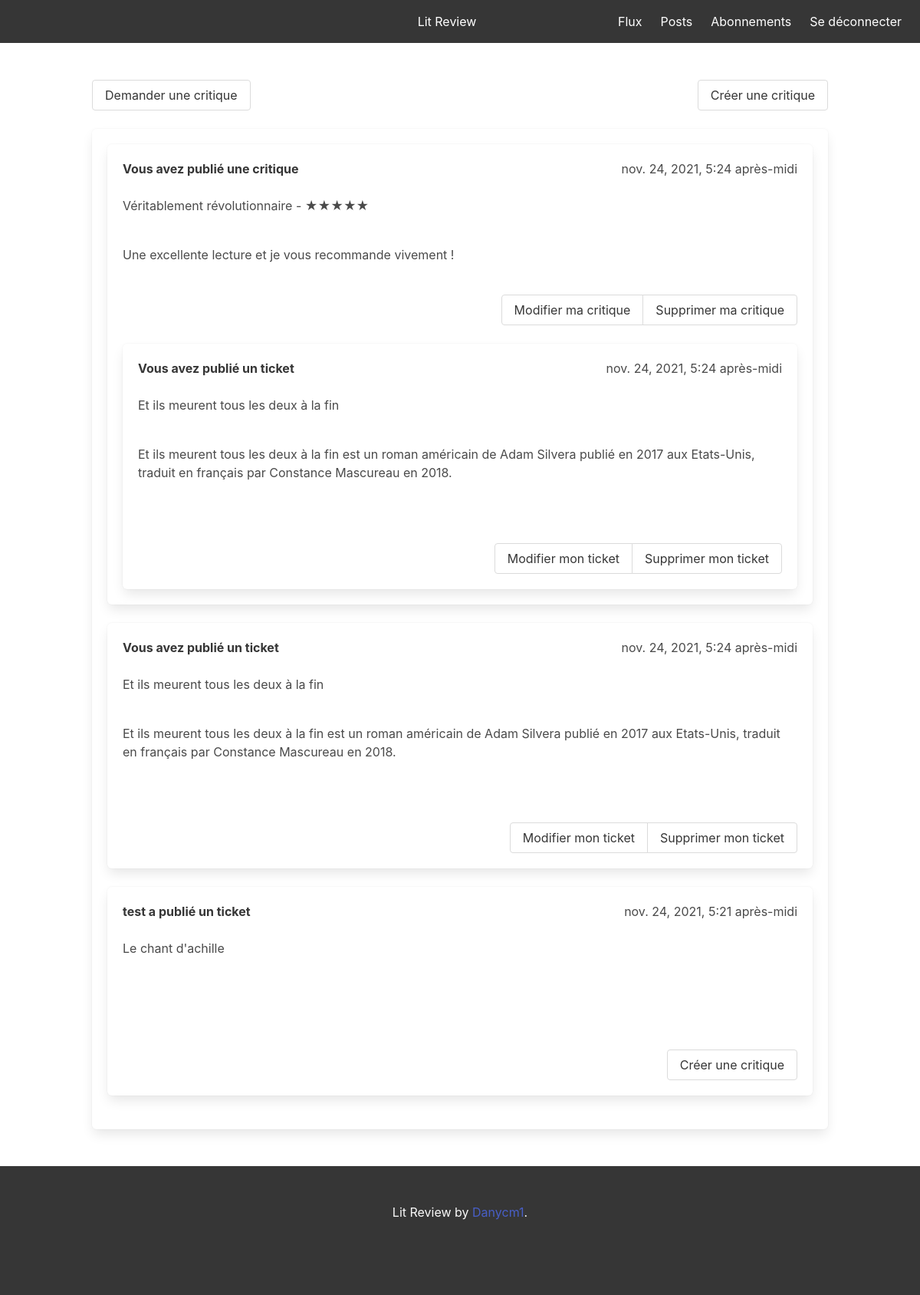
The page / (signed in) on the database as committed earlier.
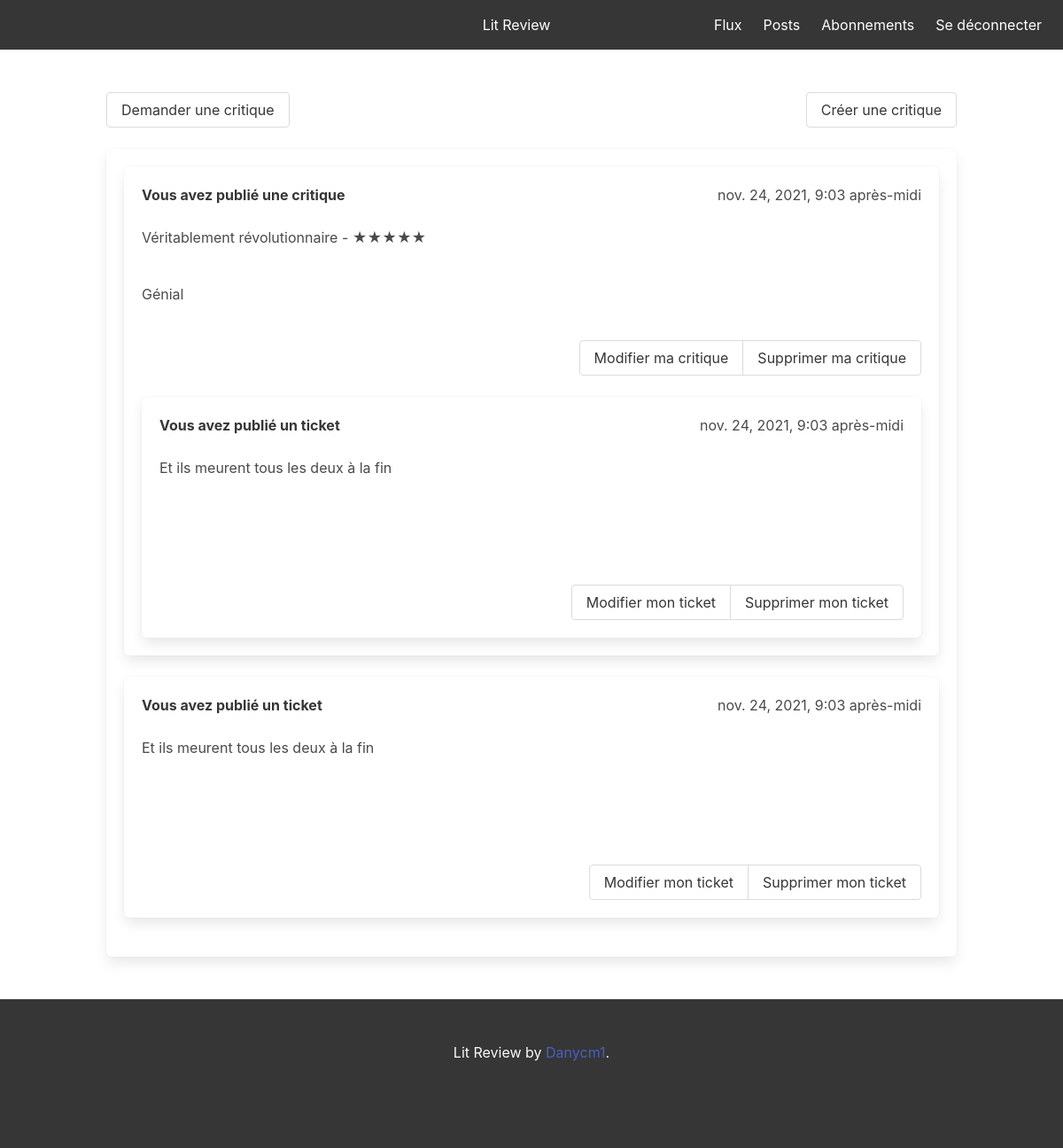
The same page on the database as committed later.
### flux/models.py (models this page shows)
class Review(models.Model):
    ticket = models.ForeignKey(to=Ticket, on_delete=models.CASCADE)
    rating = models.PositiveSmallIntegerField(validators=[MinValueValidator(0), MaxValueValidator(5)])
    user = models.ForeignKey(to=settings.AUTH_USER_MODEL, on_delete=models.CASCADE)
    headline = models.CharField(max_length=128)
    body = models.CharField(max_length=8192, blank=True)
    time_created = models.DateTimeField(auto_now_add=True)

class Ticket(models.Model):
    title = models.CharField(max_length=128)
    description = models.TextField(max_length=2048, blank=True)
    user = models.ForeignKey(to=settings.AUTH_USER_MODEL, on_delete=models.CASCADE)
    image = models.ImageField(null=True, blank=True)
    time_created = models.DateTimeField(auto_now_add=True)

### flux/views.py (the view)
# urls.py: path('', view_index, name='index'),
@login_required
def view_index(request):
    user_follow = User.objects.filter(followed_by__in=UserFollows.objects.filter(user=request.user))
    all_tickets = Ticket.objects.filter(Q(user__in=user_follow) | Q(user=request.user))
    all_tickets = all_tickets.annotate(content_type=Value('TICKET', CharField()))
    reviewed_tickets_ids = get_reviewed_tickets_id(request)
    all_reviewed_tickets = all_tickets.filter(id__in=reviewed_tickets_ids).annotate(
        state=Value('REVIEWED', CharField()))
    all_unreviewed_tickets = all_tickets.exclude(id__in=all_reviewed_tickets).annotate(
        state=Value('UNREVIEWED', CharField()))
    all_reviews = Review.objects.filter(Q(user__in=user_follow) | Q(user=request.user))
    all_reviews = all_reviews.annotate(content_type=Value('REVIEW', CharField()))
    ticket = sorted(chain(all_unreviewed_tickets, all_reviewed_tickets, all_reviews),
                    key=lambda instance: instance.time_created, reverse=True)
    return render(request, 'home.html', {'tickets': ticket})

### flux/views.py (called while the page is built)
def get_reviewed_tickets_id(request):
    all_reviews = Review.objects.all()
    return [review.ticket.id for review in all_reviews]

### flux/templates/home.html (shortened to what this page needs)
<!DOCTYPE html>
<html lang="en">
<head>
    <link rel="stylesheet" href="https://cdn.jsdelivr.net/npm/bulma@0.9.3/css/bulma.min.css">
</head>
<body>
<nav class="navbar is-dark is-transparent" role="navigation" aria-label="main navigation">
    <div class="navbar-brand">
        <a class="navbar-item">
        </a>
    </div>
    <div class="navbar-menu">
        <div class="navbar-start" style="flex-grow: 1; justify-content: center;">
            <h1 class="navbar-item" style="left: 150px;">Lit Review</h1>
        </div>
        <div class="navbar-end">
            <div class="navbar-item">
                <a class="navbar-item has-text-white" href="{% url 'flux:home' %}">
                    Flux
                </a>
                <a class="navbar-item has-text-white" href="{% url 'flux:posts' %}">
                    Posts
                </a>
                <a class="navbar-item has-text-white" href="{% url 'flux:subscription' %}">
                    Abonnements
                </a>
                <a class="navbar-item has-text-white" href="{% url 'accounts:logout' %}">
                    Se déconnecter
                </a>
            </div>
        </div>
    </div>
</nav>
<section class="section">
    <div class="container">
        <div class="columns is-vcentered">
            <div class="column is-centered">
                {% block ticket %}
                    <div class="buttons" style="justify-content: space-between;">
                        <a class="button" href="{% url 'flux:create_ticket' %}">Demander une critique</a>
                        <a class="button is-right" href="{% url 'flux:create_ticket_and_review' %}">Créer une
                            critique</a>
                    </div>
                    <div class="box">
                        <p>
                            {% for ticket in tickets %}
                                {% if ticket.content_type == 'TICKET' %}
                                    {% include 'ticket_snippet.html' %}
                                {% elif ticket.content_type == 'REVIEW' %}
                                    {% include 'review_snippet.html' with review=ticket %}
                                {% endif %}
                            {% endfor %}
                        </p>
                    </div>
                {% endblock %}
            </div>
        </div>
    </div>
</section>
</body>
<footer class="footer has-background-dark">
    <div class="content has-text-centered has-text-white-bis">
        <p>
            Lit Review by <a href="https://github.com/Danycm1/">Danycm1</a>.
        </p>
    </div>
</footer>
</html>

### flux/templates/review_snippet.html (shortened to what this page needs)
<div class="box">
    <div class="media-content">
        <div class="content">
            <div style="display: flex; justify-content: space-between;">
                {% if review.user == user %}
                    <strong>Vous avez publié une critique</strong>
                {% else %}
                    <strong>{{ review.user }} a publié une critique</strong>
                {% endif %}
                {{ review.time_created }}
            </div>
            <br>
            <p>{{ review.headline }} - {% for stars in ''|center:review.rating %}★{% endfor %}</p>
            <br>
            <p>{{ ticket.body }}</p>
            <br>
            {% if review.user == request.user %}
                <div class="buttons has-addons is-right">
                    <a class="button" href="{% url 'flux:modify_review' review_pk=review.pk %}">
                        Modifier ma critique</a>
                    <a class="button" href="{% url 'flux:delete_review' review_pk=review.pk %}">
                        Supprimer ma critique</a>
                </div>
            {% endif %}
            {% include 'ticket_snippet.html' with ticket=review.ticket %}
        </div>
    </div>
</div>

### flux/templates/ticket_snippet.html (shortened to what this page needs)
<div class="box">
    <div class="media-content">
        <div class="content">
            <div style="display: flex; justify-content: space-between;">
                {% if ticket.user == user %}
                    <strong>Vous avez publié un ticket</strong>
                {% else %}
                    <strong>{{ ticket.user }} a publié un ticket</strong>
                {% endif %}
                {{ ticket.time_created }}
            </div>
            <br>
            <p>{{ ticket.title }}</p>
            <br>
            <p>{{ ticket.description }}</p>
            <br>
            {% if ticket.image %}
                <p>
                </p>
            {% endif %}
            {% if ticket.user == request.user %}
                <div class="buttons has-addons is-right">
                    <a class="button" href="{% url 'flux:modify_ticket' ticket_pk=ticket.pk %}">
                        Modifier mon ticket</a>
                    <a class="button" href="{% url 'flux:delete_ticket' ticket_pk=ticket.pk %}">
                        Supprimer mon ticket</a>
                </div>
            {% endif %}
            {% if ticket.state == 'UNREVIEWED' %}
                <div class="buttons has-addons is-right">
                    <a class="button is-right" href="{% url 'flux:create_review' ticket_pk=ticket.pk %}"
                    >Créer une critique</a>
                </div>
            {% endif %}
        </div>
    </div>
</div>

Rows that differ between the two databases and show on the page:
no longer on this page (row edited): Ticket: user "test", time_created "nov. 24, 2021, 5:21 après-midi", title "Le chant d'achille", shows "Créer une critique"
changed Review "Véritablement révolutionnaire": time_created "nov. 24, 2021, 5:24 après-midi" → "nov. 24, 2021, 9:03 après-midi"; body "Une excellente lecture et je vous recommande vivement !" → "Génial"; description "Et ils meurent tous les deux à la fin est un roman américain de Adam Silvera publié en 2017 aux Etats-Unis, traduit en français par Constance Mascureau en 2018." → (not shown)
changed Ticket "Et ils meurent tous les deux à la fin": time_created "nov. 24, 2021, 5:24 après-midi" → "nov. 24, 2021, 9:03 après-midi"; description "Et ils meurent tous les deux à la fin est un roman américain de Adam Silvera publié en 2017 aux Etats-Unis, traduit en français par Constance Mascureau en 2018." → (not shown)
